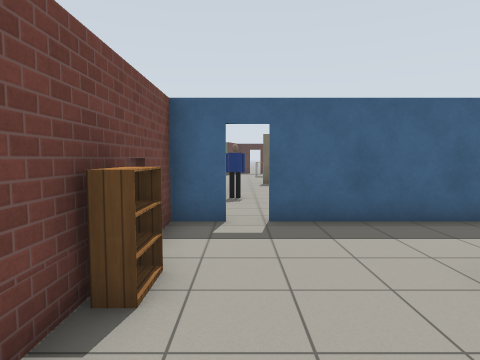
[1] (above)

16 first-person views from a walk through a world built for the Gazebo simulator. The camera is 1.3 m above the floor, tilts 4° down and sees 75° across. The lines on the ground mark 1 m squares. The floor is counted in squares, 1 m on a side. Each view is taken from the middle of a square. On the plan, view 1 faces up. The plan holds only what a view shows up to about 14 squares ahead; the rest is blank. Robots are left out. Simple patterns stand in for the simulator's built-in surfaces. Some stock models are drawn as simple stand-ins.

[2]
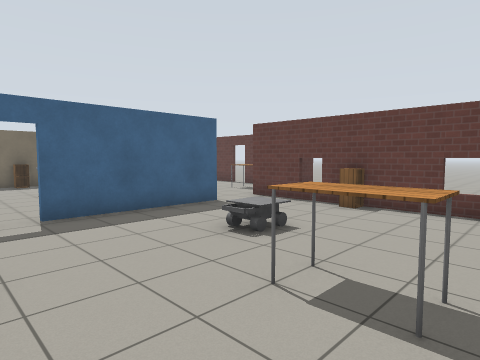

[3]
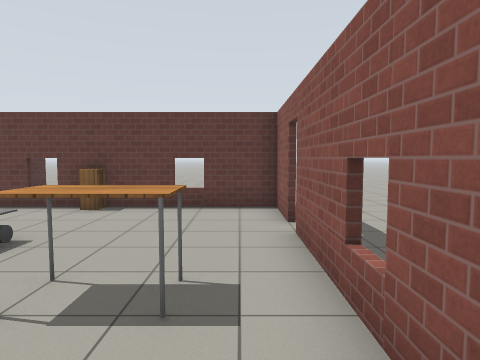

[4]
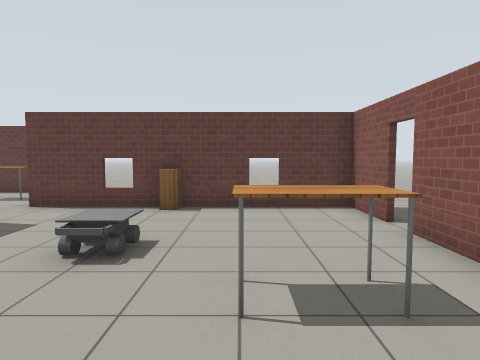

[5]
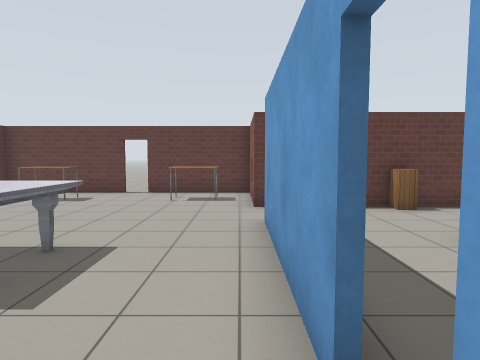

[6]
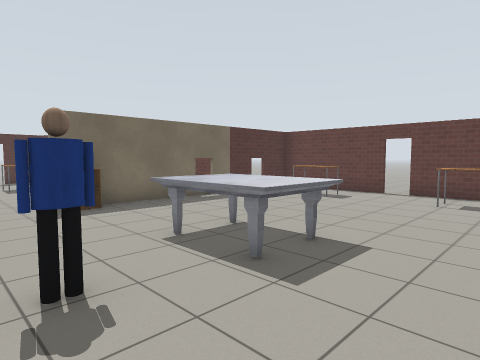

[7]
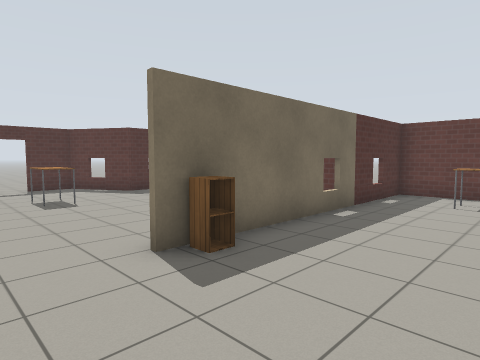

[8]
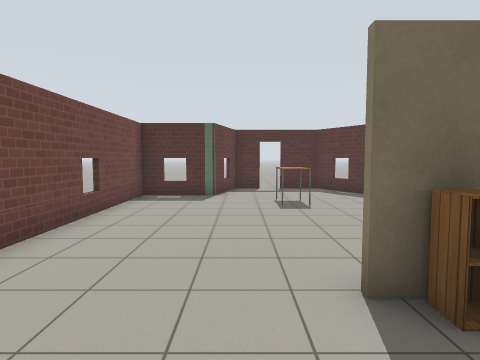

[9]
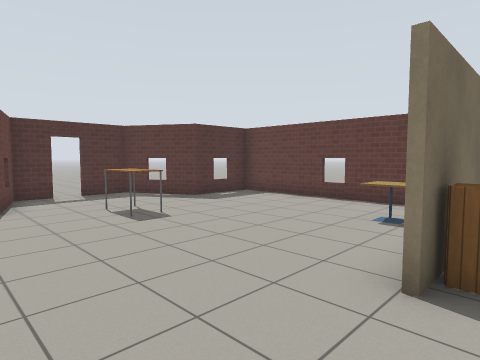

[10]
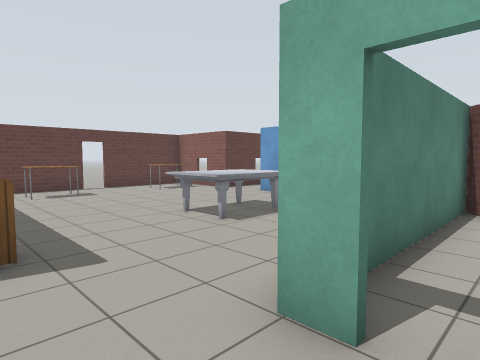

[11]
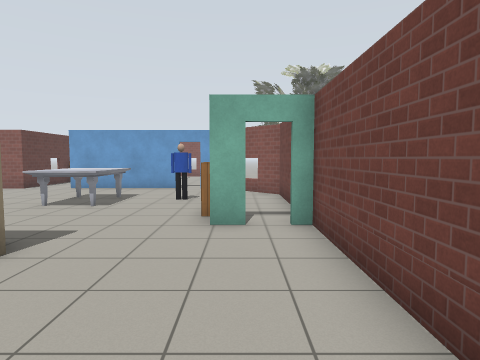

[12]
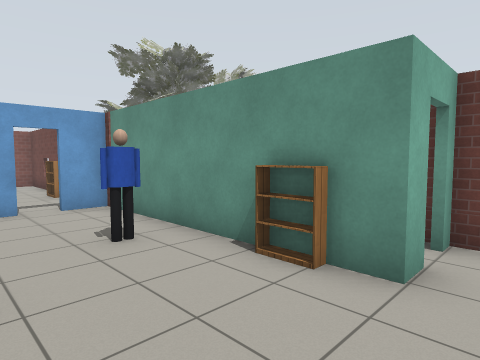

[13]
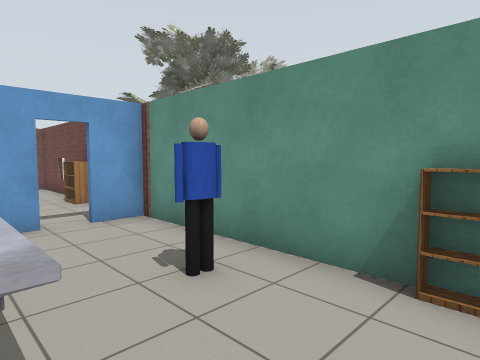

[14]
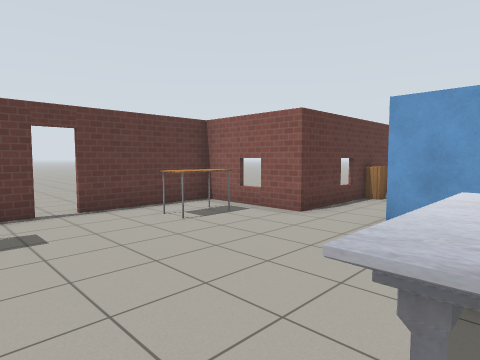

[15]
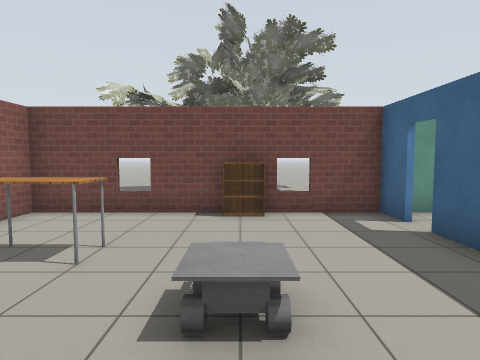

[16]
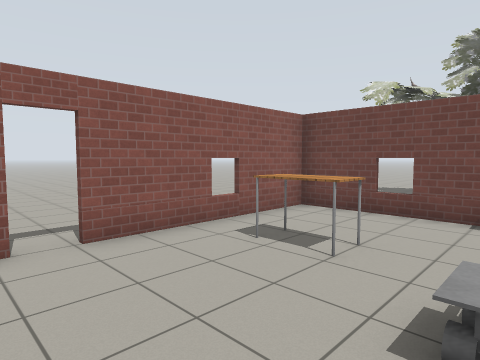

### Floor plan
Points are (right, up) in squares from view 1. A wall is a line through its corners. A room is listed if a view was taken in it or the views show most of it. See-through windows are left out.
Room 1 (views 1, 2, 3, 4, 15, 16)
walls: (5.3, -2) (7.3, -2) (7.3, 6.5); (5.4, 6.3) (0.5, 6.3); (-0.3, 6.3) (-1.4, 6.3) (-1.4, -2) (4.5, -2)
ways out: opening at (6, 6) to room 2; open door at (0, 6) to room 2; open door at (5, -2)
objects: bookshelf (-1, 3); table (2, 0) to (2, 1); other object (3, 3) to (4, 3); cabinet (7, 3)
Room 2 (views 5, 6, 7, 8, 9, 10, 11, 12, 13, 14)
walls: (7.3, 16.4) (7.3, 23.9) (4.7, 23.9) (3.3, 26.4) (1.7, 26.4); (-2.1, 14) (-1.4, 14) (-1.4, 6.5) (-0.3, 6.5); (-3.5, 14) (-3, 14); (10.9, 11.4) (10.9, 15.8) (2.4, 15.8); (0.5, 6.5) (5.4, 6.5); (-3.4, 8.8) (-1.6, 7); (7.3, 6.5) (10.9, 6.5) (10.9, 10.5); (0.9, 26.4) (-0.2, 26.4) (-0.9, 23.9) (-3.4, 23.9) (-3.4, 13.6)
ways out: opening at (6, 6) to room 1; open door at (0, 6) to room 1; open door at (-2.5, 14); open door at (11, 11)
objects: bookshelf (-1, 13); person (0, 10); table (1, 22) to (2, 23); marble table (2, 10) to (3, 12); cabinet (2, 16); cafe table (5, 17) to (5, 18); table (9, 8) to (9, 9); table (9, 13) to (9, 14)

Positions as (right, up) in squares from view 1, and headings:
1: (0, 0), facing up
2: (-1, -1), facing up-right
3: (-1, -1), facing right
4: (-1, 1), facing right
5: (-1, 7), facing right
6: (-1, 7), facing up-right
7: (-1, 12), facing up-right
8: (0, 13), facing up
9: (-2, 15), facing up-right
10: (-3, 16), facing down-right
11: (-2, 20), facing down
12: (2, 15), facing down-left
13: (2, 13), facing down-left
14: (3, 13), facing down-right
15: (6, 3), facing left
16: (6, 3), facing down-left
